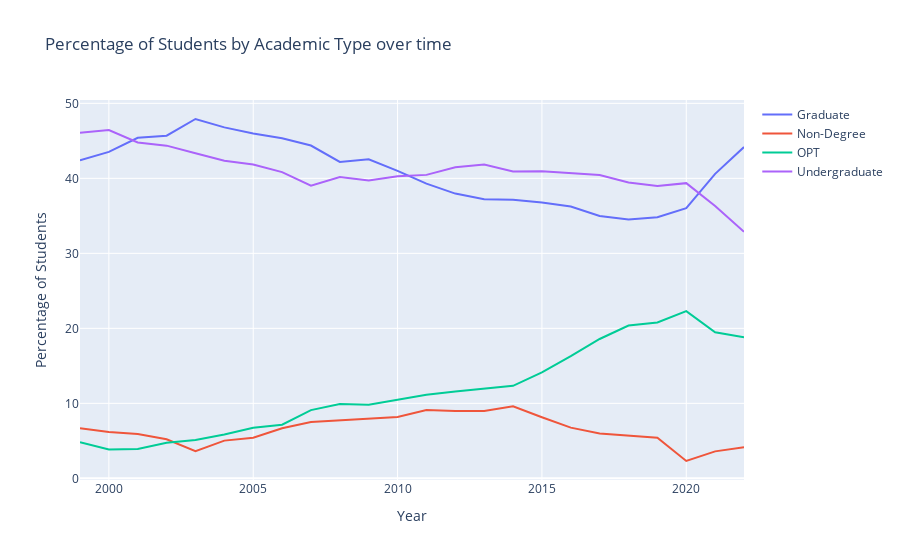

This figure's notebook cell:
### Code cell
adg1['percentage_students'] = adg1.groupby('year')['students'].transform(lambda x: x / x.sum() * 100)

fig2b = go.Figure()

for academic_type in adg1['academic_type'].unique():
    subset = adg1[adg1['academic_type'] == academic_type]
    fig2b.add_trace(go.Scatter(x=subset['year'], y=subset['percentage_students'],
                               mode='lines',
                               name=academic_type,
                               line=dict(width=2)))

fig2b.update_layout(xaxis_title='Year', yaxis_title='Percentage of Students',
                    title='Percentage of Students by Academic Type over time',
                    showlegend=True)

fig2b.show()

### Figure 1 — Plotly figure (JSON) as saved in the notebook; plotly's stock layout.template omitted (floating-point values rounded to 4 significant figures)
{"data": [{"line": {"width": 2}, "mode": "lines", "name": "Graduate", "type": "scatter", "x": [1999, 2000, 2001, 2002, 2003, 2004, 2005, 2006, 2007, 2008, 2009, 2010, 2011, 2012, 2013, 2014, 2015, 2016, 2017, 2018, 2019, 2020, 2021, 2022], "y": [42.4, 43.53, 45.41, 45.69, 47.91, 46.79, 45.99, 45.33, 44.38, 42.19, 42.54, 41.0, 39.3, 37.97, 37.23, 37.15, 36.78, 36.25, 34.98, 34.51, 34.82, 36.02, 40.6, 44.18]}, {"line": {"width": 2}, "mode": "lines", "name": "Non-Degree", "type": "scatter", "x": [1999, 2000, 2001, 2002, 2003, 2004, 2005, 2006, 2007, 2008, 2009, 2010, 2011, 2012, 2013, 2014, 2015, 2016, 2017, 2018, 2019, 2020, 2021, 2022], "y": [6.69, 6.185, 5.905, 5.211, 3.609, 5.029, 5.42, 6.687, 7.508, 7.715, 7.932, 8.19, 9.1, 8.971, 8.97, 9.599, 8.152, 6.765, 5.995, 5.692, 5.412, 2.314, 3.598, 4.14]}, {"line": {"width": 2}, "mode": "lines", "name": "OPT", "type": "scatter", "x": [1999, 2000, 2001, 2002, 2003, 2004, 2005, 2006, 2007, 2008, 2009, 2010, 2011, 2012, 2013, 2014, 2015, 2016, 2017, 2018, 2019, 2020, 2021, 2022], "y": [4.829, 3.844, 3.901, 4.74, 5.125, 5.84, 6.745, 7.146, 9.1, 9.917, 9.814, 10.51, 11.14, 11.58, 11.96, 12.34, 14.13, 16.29, 18.58, 20.37, 20.78, 22.3, 19.48, 18.8]}, {"line": {"width": 2}, "mode": "lines", "name": "Undergraduate", "type": "scatter", "x": [1999, 2000, 2001, 2002, 2003, 2004, 2005, 2006, 2007, 2008, 2009, 2010, 2011, 2012, 2013, 2014, 2015, 2016, 2017, 2018, 2019, 2020, 2021, 2022], "y": [46.09, 46.44, 44.78, 44.36, 43.35, 42.34, 41.85, 40.83, 39.01, 40.18, 39.72, 40.29, 40.46, 41.48, 41.84, 40.91, 40.94, 40.69, 40.44, 39.43, 38.99, 39.36, 36.32, 32.88]}], "layout": {"showlegend": true, "title": {"text": "Percentage of Students by Academic Type over time"}, "xaxis": {"title": {"text": "Year"}}, "yaxis": {"title": {"text": "Percentage of Students"}}}}
